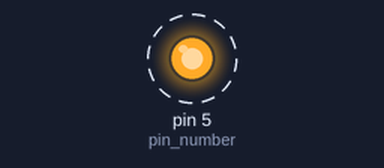
This program was run on a simulated Raspberry Pi (header pin numbers). Parts: output pins drawn as LEDs (lit = HIGH). Dashed ring = blinking.

Above: at 0.05 s.
Timing chart, 0 to 3.0 s (numbered marks = the images above):
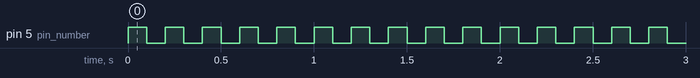

The program:

gpio_basic.py
```python
import RPi.GPIO as GPIO
import time

pin_number = 5
GPIO.setmode(GPIO.BOARD) # use BCM instead of BOARD for BCM pin numbers
GPIO.setup(pin_number, GPIO.OUT) # set as an output

GPIO.setwarnings(False)

while True:
	GPIO.output(pin_number, GPIO.HIGH)
	time.sleep(0.1)
	GPIO.output(pin_number, GPIO.LOW)
	time.sleep(0.1)
```

Measured:
- by itself, pin 5 (pin_number): alternates HIGH for 0.10 s and LOW for 0.10 s
